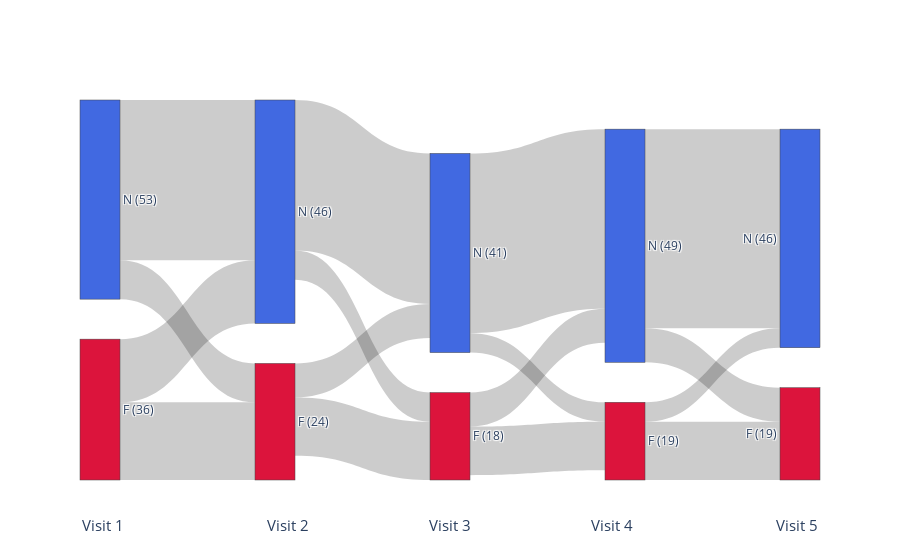

The cell this chart's notebook holds for it:
### Code cell
# Sankey plot of frailty status transitions across visits
import pandas as pd
import plotly.graph_objects as go

# Prepare your data
df_wide = df_visit.pivot(index='subject_id', columns='visit_id', values='ffp_status_binary')
df_wide = df_wide.sort_index(axis=1) 

labels = ['frail', 'no_frail']
short_labels = {'frail': 'F', 'no_frail': 'N'}

# Node labels: just short label (count)
node_labels = []
for v in range(1, df_wide.shape[1]+1):
    for label in labels:
        count = (df_wide[v] == label).sum()
        node_labels.append(f"{short_labels[label]} ({count})")

sources = []
targets = []
values = []
custom_labels = []

for v in range(1, df_wide.shape[1]): 
    from_states = df_wide[v]
    to_states = df_wide[v+1]
    ct = pd.crosstab(from_states, to_states)
    for i, from_label in enumerate(labels):
        for j, to_label in enumerate(labels):
            count = ct.get(to_label, {}).get(from_label, 0)
            if count > 0:
                sources.append(i + (v-1)*len(labels))
                targets.append(j + v*len(labels))
                values.append(count)
                custom_labels.append(f"{short_labels[from_label]}→{short_labels[to_label]}: {count}")

# Two colors: red for frail, blue for no_frail
color_map = {'frail': 'crimson', 'no_frail': 'royalblue'}
node_colors = []
for v in range(df_wide.shape[1]):
    node_colors.extend([color_map[label] for label in labels])

fig = go.Figure(data=[go.Sankey(
    node=dict(label=node_labels, color=node_colors, pad=40, thickness=40),
    link=dict(source=sources, target=targets, value=values, label=custom_labels)
)])

n_visits = df_wide.shape[1]
for v in range(n_visits):
    x = v / (n_visits - 1) if n_visits > 1 else 0.5
    fig.add_annotation(
        x=x,
        y=-0.15,
        text=f"Visit {v+1}",
        showarrow=False,
        font=dict(size=15),
        xref="paper",
        yref="paper"
    )

fig.show()

### Figure 1 — Plotly figure (JSON) as saved in the notebook; plotly's stock layout.template omitted (floating-point values rounded to 4 significant figures)
{"data": [{"link": {"label": ["F→F: 16", "F→N: 13", "N→F: 8", "N→N: 33", "F→F: 12", "F→N: 7", "N→F: 6", "N→N: 31", "F→F: 10", "F→N: 7", "N→F: 4", "N→N: 37", "F→F: 12", "F→N: 4", "N→F: 7", "N→N: 41"], "source": [0, 0, 1, 1, 2, 2, 3, 3, 4, 4, 5, 5, 6, 6, 7, 7], "target": [2, 3, 2, 3, 4, 5, 4, 5, 6, 7, 6, 7, 8, 9, 8, 9], "value": [16, 13, 8, 33, 12, 7, 6, 31, 10, 7, 4, 37, 12, 4, 7, 41]}, "node": {"color": ["crimson", "royalblue", "crimson", "royalblue", "crimson", "royalblue", "crimson", "royalblue", "crimson", "royalblue"], "label": ["F (36)", "N (53)", "F (24)", "N (46)", "F (18)", "N (41)", "F (19)", "N (49)", "F (19)", "N (46)"], "pad": 40, "thickness": 40}, "type": "sankey"}], "layout": {"annotations": [{"font": {"size": 15}, "showarrow": false, "text": "Visit 1", "x": 0, "xref": "paper", "y": -0.15, "yref": "paper"}, {"font": {"size": 15}, "showarrow": false, "text": "Visit 2", "x": 0.25, "xref": "paper", "y": -0.15, "yref": "paper"}, {"font": {"size": 15}, "showarrow": false, "text": "Visit 3", "x": 0.5, "xref": "paper", "y": -0.15, "yref": "paper"}, {"font": {"size": 15}, "showarrow": false, "text": "Visit 4", "x": 0.75, "xref": "paper", "y": -0.15, "yref": "paper"}, {"font": {"size": 15}, "showarrow": false, "text": "Visit 5", "x": 1, "xref": "paper", "y": -0.15, "yref": "paper"}]}}
